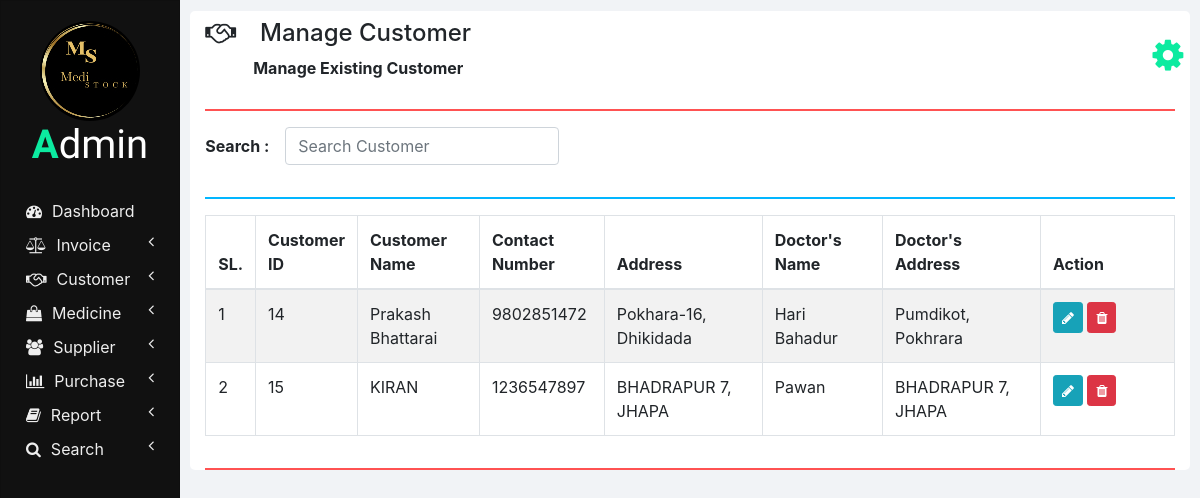
The page /manage_customer.php on the database its author committed.
### tables this page shows
CREATE TABLE `customers` (
  `ID` int(11) NOT NULL,
  `NAME` varchar(20) NOT NULL,
  `CONTACT_NUMBER` varchar(10) NOT NULL,
  `ADDRESS` varchar(100) NOT NULL,
  `DOCTOR_NAME` varchar(20) NOT NULL,
  `DOCTOR_ADDRESS` varchar(100) NOT NULL
);

### php/manage_customer.php (the view, shortened to what this page needs)
<?php
  function showCustomers($id) {
    require "db_connection.php";
    if($con) {
      $seq_no = 0;
      $query = "SELECT * FROM customers";
      $result = mysqli_query($con, $query);
      while($row = mysqli_fetch_array($result)) {
        $seq_no++;
        if($row['ID'] == $id)
          showEditOptionsRow($seq_no, $row);
        else
          showCustomerRow($seq_no, $row);
      }
    }
  }
  function showCustomerRow($seq_no, $row) {
    ?>
    <tr>
      <td><?php echo $seq_no; ?></td>
      <td><?php echo $row['ID'] ?></td>
      <td><?php echo $row['NAME']; ?></td>
      <td><?php echo $row['CONTACT_NUMBER']; ?></td>
      <td><?php echo $row['ADDRESS']; ?></td>
      <td><?php echo $row['DOCTOR_NAME']; ?></td>
      <td><?php echo $row['DOCTOR_ADDRESS']; ?></td>
      <td>
        <button href="" class="btn btn-info btn-sm" onclick="editCustomer(<?php echo $row['ID']; ?>);">
          <i class="fa fa-pencil"></i>
        </button>
        <button class="btn btn-danger btn-sm" onclick="deleteCustomer(<?php echo $row['ID']; ?>);">
          <i class="fa fa-trash"></i>
        </button>
      </td>
    </tr>
    <?php
  }
  ?>

### css/sidenav.css (style rules this page uses)
body { background-color: #f1f3f6; }
.sidenav { width: 15%; height: 100vh; background-color: #222222; position: fixed; z-index: 1; flex: 1 0 auto; }
.card { width: 100%; height: 100%; top: 0; border-radius: 0; background-color: #111111; }
.logo .logo-caption { font-family: 'Poiret One', cursive; color: #ffffff; text-align: center; margin-bottom: 25px; }
.logo .profile { margin-left: 50%; border-radius: 50%; transform: translate(-50%); }
.logo .tweak { color:#0ceba0; font-weight: bold; }
.main-menu-item { padding: 5px 5px; cursor: pointer; }
.main-menu-item > a { color: #eeeeee; text-decoration: none; font-size: 16px; }
.main-menu-item > a > span { margin-left: 10px; }

### css/home.css (style rules this page uses)
html, body { height: 100vh; }

### rows shown on the page
customers: seq_no "1", ID "14", NAME "Prakash Bhattarai", CONTACT_NUMBER "9802851472", ADDRESS "Pokhara-16, Dhikidada", DOCTOR_NAME "Hari Bahadur", DOCTOR_ADDRESS "Pumdikot, Pokhrara"
customers: seq_no "2", ID "15", NAME "KIRAN", CONTACT_NUMBER "1236547897", ADDRESS "BHADRAPUR 7, JHAPA", DOCTOR_NAME "Pawan", DOCTOR_ADDRESS "BHADRAPUR 7, JHAPA"

### other values the page prints
$heading "Manage Customer"
$sub_heading "Manage Existing Customer"
